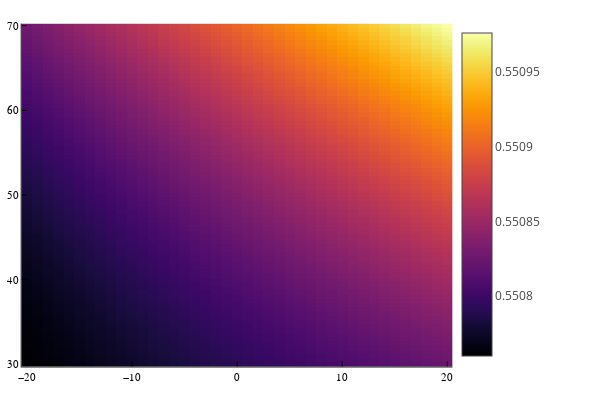

Source (notebook cell):
### Code cell
λArre = [Λedge(θr,ϕr,λ₀,nₛₛₚ) for θr ∈ θAr, ϕr ∈ ϕAr]

heatmap(ϕA,θA,λArre./1000)

### Figure 1 — Plotly figure (JSON) as saved in the notebook; plotly's stock layout.template omitted (floating-point values rounded to 4 significant figures; data arrays with more than 128 entries replaced by an {"elided": "..."} marker saying what was removed)
{"data": [{"colorbar": {"len": 0.9525, "title": {"text": ""}, "x": 0.7541, "y": 0.5139}, "colorscale": {"elided": "256x2 mixed values"}, "name": "y1", "showlegend": false, "showscale": true, "type": "heatmap", "x": [-20.5, -19.5, -18.5, -17.5, -16.5, -15.5, -14.5, -13.5, -12.5, -11.5, -10.5, -9.5, -8.5, -7.5, -6.5, -5.5, -4.5, -3.5, -2.5, -1.5, -0.5, 0.5, 1.5, 2.5, 3.5, 4.5, 5.5, 6.5, 7.5, 8.5, 9.5, 10.5, 11.5, 12.5, 13.5, 14.5, 15.5, 16.5, 17.5, 18.5, 19.5, 20.5], "xaxis": "x", "y": [29.75, 30.25, 30.75, 31.25, 31.75, 32.25, 32.75, 33.25, 33.75, 34.25, 34.75, 35.25, 35.75, 36.25, 36.75, 37.25, 37.75, 38.25, 38.75, 39.25, 39.75, 40.25, 40.75, 41.25, 41.75, 42.25, 42.75, 43.25, 43.75, 44.25, 44.75, 45.25, 45.75, 46.25, 46.75, 47.25, 47.75, 48.25, 48.75, 49.25, 49.75, 50.25, 50.75, 51.25, 51.75, 52.25, 52.75, 53.25, 53.75, 54.25, 54.75, 55.25, 55.75, 56.25, 56.75, 57.25, 57.75, 58.25, 58.75, 59.25, 59.75, 60.25, 60.75, 61.25, 61.75, 62.25, 62.75, 63.25, 63.75, 64.25, 64.75, 65.25, 65.75, 66.25, 66.75, 67.25, 67.75, 68.25, 68.75, 69.25, 69.75, 70.25], "yaxis": "y", "z": {"elided": "81x41 float values"}, "zmax": 0.551, "zmin": 0.5508}], "layout": {"annotations": [], "height": 400, "legend": {"bgcolor": "rgba(255, 255, 255, 1.000)", "bordercolor": "rgba(0, 0, 0, 1)", "borderwidth": 1, "font": {"color": "rgba(0, 0, 0, 1)", "family": "sans-serif", "size": 11}, "title": {"font": {"color": "rgba(0, 0, 0, 1)", "family": "sans-serif", "size": 15}, "text": ""}, "tracegroupgap": 0, "traceorder": "normal", "x": 1, "xanchor": "auto", "y": 1, "yanchor": "auto"}, "margin": {"b": 20, "l": 0, "r": 0, "t": 20}, "paper_bgcolor": "rgba(255, 255, 255, 1.000)", "plot_bgcolor": "rgba(255, 255, 255, 1.000)", "showlegend": true, "width": 600, "xaxis": {"anchor": "y", "domain": [0.03619, 0.7541], "gridcolor": "rgba(0, 0, 0, 0.1)", "gridwidth": 0.5, "linecolor": "rgba(0, 0, 0, 1)", "mirror": false, "range": [-20.5, 20.5], "showgrid": true, "showline": true, "showticklabels": true, "tickangle": 0, "tickcolor": "rgb(0, 0, 0)", "tickfont": {"color": "rgba(0, 0, 0, 1)", "family": "sans-serif", "size": 11}, "tickmode": "array", "ticks": "inside", "ticktext": ["−20", "−10", "0", "10", "20"], "tickvals": [-20, -10, 0, 10, 20], "title": {"font": {"color": "rgba(0, 0, 0, 1)", "family": "sans-serif", "size": 15}, "text": ""}, "type": "linear", "visible": true, "zeroline": false, "zerolinecolor": "rgba(0, 0, 0, 1)"}, "yaxis": {"anchor": "x", "domain": [0.03762, 0.9902], "gridcolor": "rgba(0, 0, 0, 0.1)", "gridwidth": 0.5, "linecolor": "rgba(0, 0, 0, 1)", "mirror": false, "range": [29.75, 70.25], "showgrid": true, "showline": true, "showticklabels": true, "tickangle": 0, "tickcolor": "rgb(0, 0, 0)", "tickfont": {"color": "rgba(0, 0, 0, 1)", "family": "sans-serif", "size": 11}, "tickmode": "array", "ticks": "inside", "ticktext": ["30", "40", "50", "60", "70"], "tickvals": [30, 40, 50, 60, 70], "title": {"font": {"color": "rgba(0, 0, 0, 1)", "family": "sans-serif", "size": 15}, "text": ""}, "type": "linear", "visible": true, "zeroline": false, "zerolinecolor": "rgba(0, 0, 0, 1)"}}}
